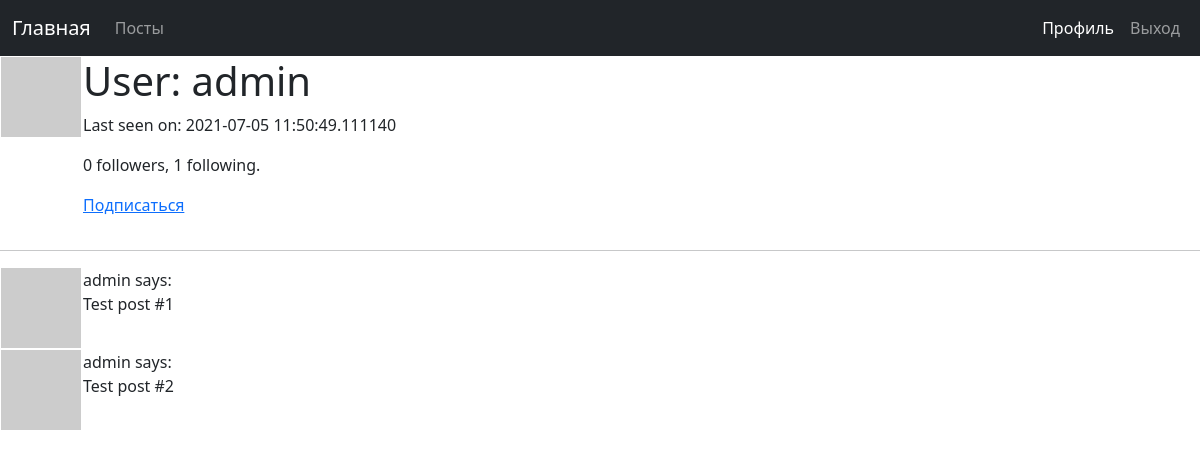
Page /user/admin (signed in) on the committed database.
### app/models.py (models this page shows, shortened)
class User(UserMixin, db.Model):
    id = db.Column(db.Integer, primary_key=True)
    username = db.Column(db.String(64), index=True, unique=True)
    email = db.Column(db.String(120), index=True, unique=True)
    password_hash = db.Column(db.String(128))
    posts = db.relationship('Post', backref='author', lazy='dynamic')
    about_me = db.Column(db.String(140))
    last_seen = db.Column(db.DateTime, default=datetime.utcnow())
    followed = db.relationship('User', secondary=followers,
                               primaryjoin=(followers.c.follower_id == id),
                               secondaryjoin=(followers.c.followed_id == id),
                               backref=db.backref('followers', lazy='dynamic'), lazy='dynamic')
    def is_following(self, user):
        return self.followed.filter(
            followers.c.followed_id == user.id).count() > 0
    def avatar(self, size):
        digest = md5(self.email.lower().encode('utf-8')).hexdigest()
        return 'https://www.gravatar.com/avatar/{}?d=identicon&s={}'.format(digest, size)

### app/routes.py (the view)
@app.route("/user/<username>")
@login_required
def user(username):
    user = User.query.filter_by(username=username).first_or_404()
    posts = [
        {'author': user, 'body': 'Test post #1'},
        {'author': user, 'body': 'Test post #2'}
    ]
    return render_template('user.html', user=user, posts=posts)

### app/models.py (called while the page is built)
@login.user_loader
def load_user(id):
    return User.query.get(int(id))

### app/routes.py (called while the page is built)
@app.before_request
def before_reauest():
    if current_user.is_authenticated:
        current_user.last_seen = datetime.utcnow()
        db.session.commit()

### app/templates/user.html (shortened to what this page needs)
{% extends "base.html" %}
{% block content %}
    <table>
        <tr valign="top">
            <td><img src="{{ user.avatar(128) }}"></td>
            <td>
                <h1>User: {{ user.username }}</h1>
                {% if user.last_seen %}<p>Last seen on: {{ user.last_seen }}</p>{% endif %}
                <p>{{ user.followers.count() }} followers, {{ user.followed.count() }} following.</p>
                {% if not current_user.is_following(user) %}
                <p><a href="{{ url_for('follow', username=user.username) }}">Подписаться</a></p>
                {% else %}
                <p><a href="{{ url_for('unfollow', username=user.username) }}">Отписаться</a></p>
                {% endif %}
            </td>
        </tr>
    </table>
    <hr>
    {% for post in posts %}
        {% include "_post.html" %}
    {% endfor %}
{% endblock %}

### app/templates/_post.html
<table>
    <tr valign="top">
        <td><img src="{{ post.author.avatar(36) }}"></td>
        <td>{{ post.author.username }} says:<br>{{ post.body }}</td>
    </tr>
</table>

### rows in the picture
User: username "admin", last_seen "2021-07-05 11:50:49.111140", author.username "admin" "admin"

### other values in the picture
{{ user.followers.count() }} "0"
{{ user.followed.count() }} "1"
{{ post.body }} "Test post #1" "Test post #2"
